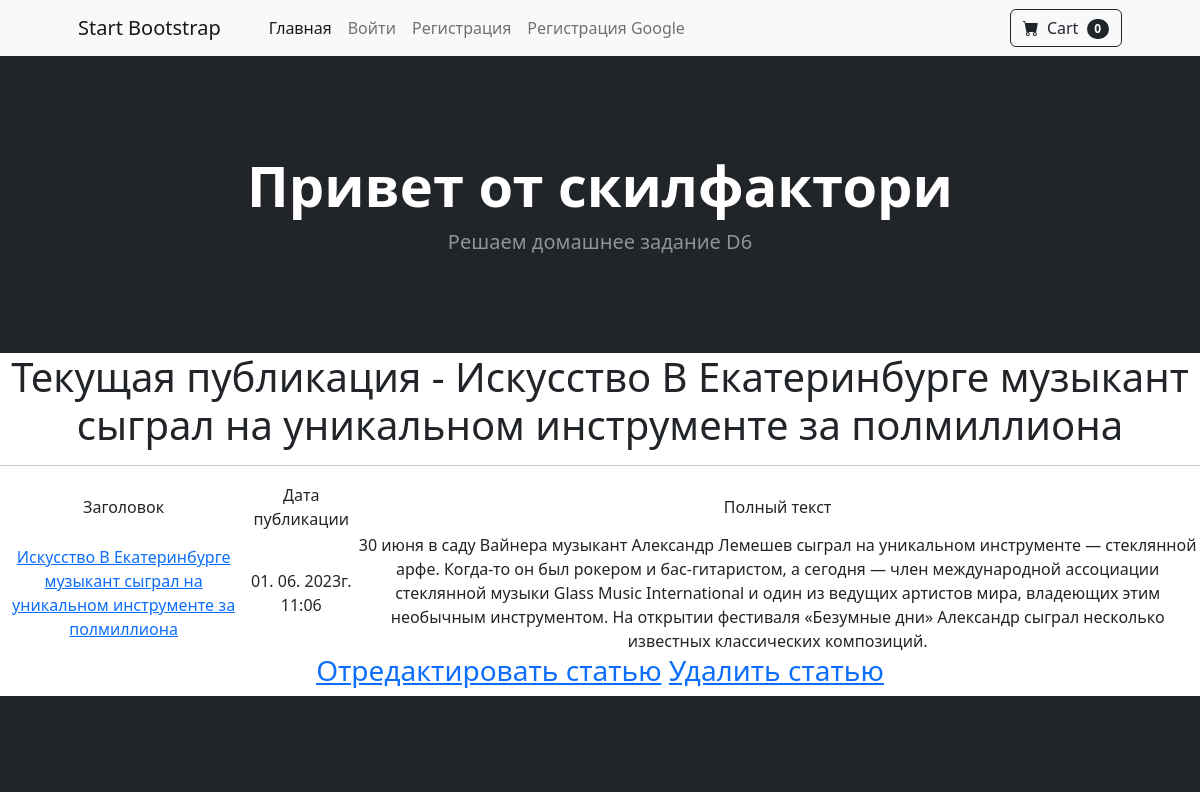
Screenshot of /news/1 with the database file from the repository.
### newsapp/models.py (models this page shows, shortened)
class Post(models.Model):
    article = 'AR'
    news = 'NW'
    CHOICE = [
        (article, 'Статья'),
        (news, 'Новость')
    ]
    category = models.CharField(max_length=2,
                                choices=CHOICE,
                                default=article)
    adding_time = models.DateTimeField(auto_now_add=True)
    post_title = models.CharField(max_length=255)
    post_text = models.TextField()
    post_rating = models.IntegerField(default=0)
    post_author = models.ForeignKey(Author, on_delete=models.CASCADE, related_name='posts')
    post_category = models.ManyToManyField(Category, through='PostCategory')

### newsapp/views.py (the view)
# urls.py: path('<int:pk>', PostDetail.as_view()),
class PostDetail(DetailView):
    model = Post
    template_name = 'post.html'
    context_object_name = 'post'  # название объекта ghgfh

### newsapp/templatetags/custom_filters.py (called while the page is built)
@register.filter(name='Censor')
def Censor(value):
    negative_words = ['ругательства', 'политика', 'толерантность']
    censored_value = value
    for word in negative_words:
        censored_value = censored_value.replace(word, '*****')
    return censored_value

### templates/post.html (shortened to what this page needs)
{% extends 'flatpages/default.html' %}
{% load custom_filters %}
{% block content %}
    <h1>Текущая публикация - {{post.post_title|Censor}} </h1>
    <hr>
    {% if post %}
        <table>
            <tr>
                <td>
                    Заголовок
                </td>
                <td>
                    Дата публикации
                </td>
                <td>
                    Полный текст
                </td>
            </tr>
            <tr>
                <td>
                    <a href="{{post.id}}"> {{ post.post_title|Censor }}</a>
                </td>
                <td>
                    {{ post.adding_time|date:'d. m. Yг. H:m' }}
                </td>
                <td>
                    {{ post.post_text|Censor}}
                </td>
            </tr>
        </table>
        <h3>
            <a href="{{post.id}}/edit">Отредактировать статью</a>
            <a href="{{post.id}}/delete">Удалить статью</a>
        </h3>
    {% else %}
        <h2>Новости будут добавлены позднее!</h2>
    {% endif %}
{% endblock content %}

### rows the page displays
Post: post_title|Censor "Искусство В Екатеринбурге музыкант сыграл на уникальном инструменте за полмиллиона", adding_time "01. 06. 2023г. 11:06", post_text|Censor "30 июня в саду Вайнера музыкант Александр Лемешев сыграл на уникальном инструменте — стеклянной арфе. Когда-то он был рокером и бас-гитаристом, а сегодня — член международной ассоциации стеклянной музыки Glass Music International и один из ведущих артистов мира, владеющих этим необычным инструментом. На открытии фестиваля «Безумные дни» Александр сыграл несколько известных классических композиций."
